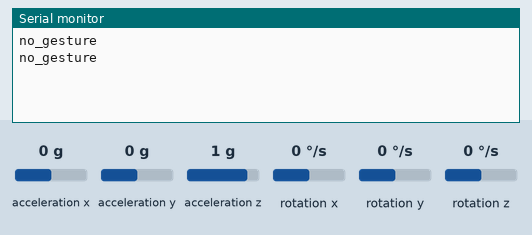
A sketch run on a simulated Arduino Uno, built with avr-gcc and run on an emulated ATmega328P. On the bench: the last lines printed to the serial monitor. Inputs (shaded band) come from the test bench; at power-on: acceleration x 0 g, acceleration y 0 g, acceleration z 1 g, rotation x 0 °/s, rotation y 0 °/s, rotation z 0 °/s.

Above: at 1.2 s.
1.3 s: acceleration x set to -1.4 g
At 2.4 s:
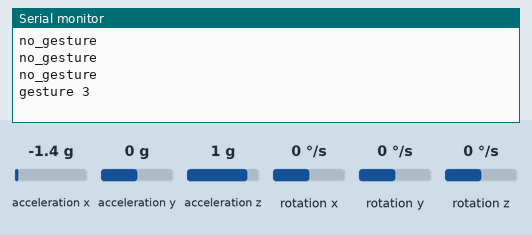
4.0 s: acceleration x set to -0.8 g
At 4.4 s:
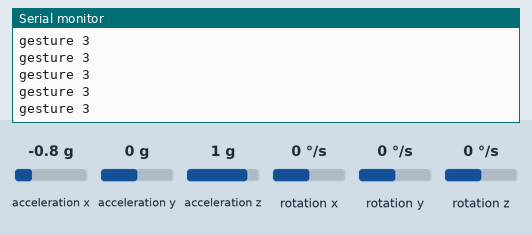

The sketch:

Main.ino
```cpp
#include "Wire.h"
#include "I2Cdev.h"
#include "MPU6050.h"

MPU6050 mpu;
int16_t ax, ay, az;
int16_t gx, gy, gz;

struct MyData {
  byte X;
  byte Y;
};

MyData data;

void setup() {
  Serial.begin(115200);
  Wire.begin();
  mpu.initialize();
}

void loop() {
  mpu.getMotion6(&ax, &ay, &az, &gx, &gy, &gz);
  data.X = map(ax, -17000, 17000, 0, 255);  // X axis data
  data.Y = map(ay, -17000, 17000, 0, 255);  // Y axis data
  delay(500);

  if (data.Y < 80 && (data.X > 100 && data.X < 150)) {  // Gesture: down
    Serial.println("gesture 1");  // Send gesture 1 for "down"
  }
  else if (data.Y > 155 && (data.X > 100 && data.X < 150)) {  // Gesture: up
    Serial.println("gesture 2");  // Send gesture 2 for "up"
  }
  else if (data.X > 180) {  // Gesture: left
    Serial.println("gesture 3");  // Send gesture 3 for "left"
  }
  else if (data.X < 80) {  // Gesture: right
    Serial.println("gesture 4");  // Send gesture 4 for "right"
  }
  else {
    Serial.println("no_gesture");  // Send "no_gesture" if nothing is detected
  }
}
```

Measured:
- after the input at 1.3 s, the serial monitor: prints a new line after 0.72 s (image 1)
